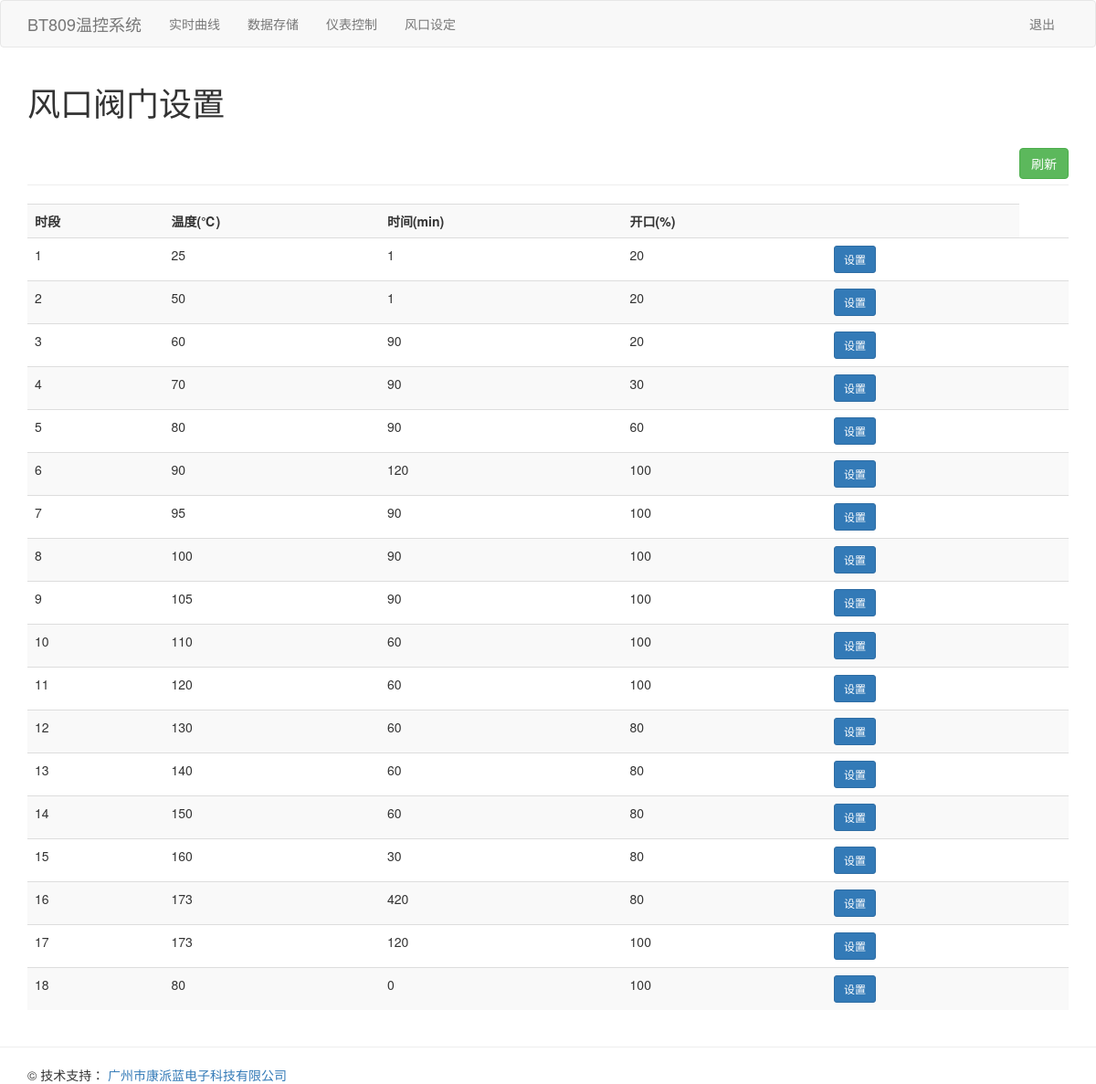
Page /vent (signed in) on the earlier database version.
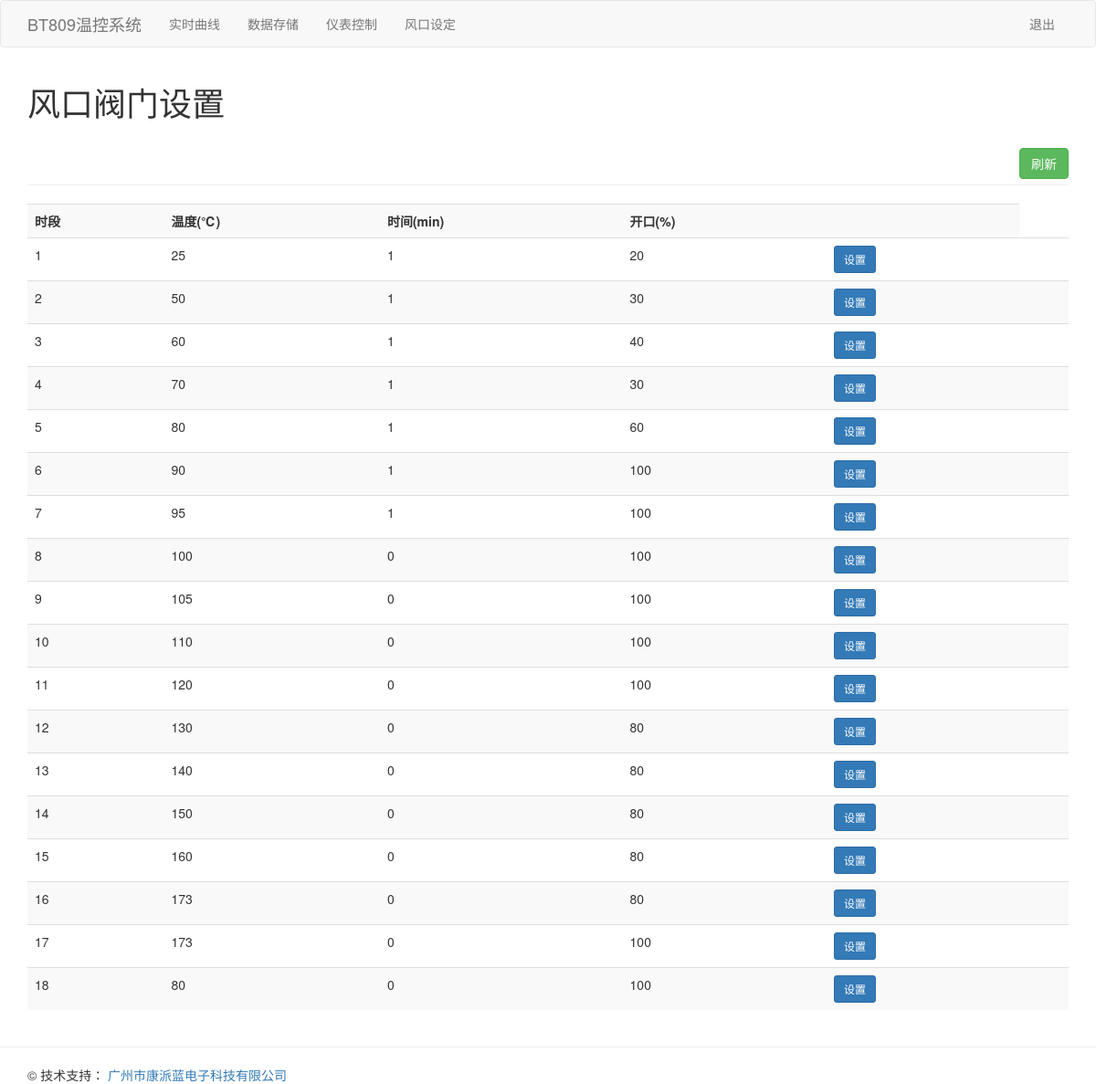
Same page on the later database version.
### tables this page shows
CREATE TABLE vent (
                            ID  INTEGER PRIMARY KEY AUTOINCREMENT,
                            Temp NUMERIC,
                            Time NUMERIC,
                            Size NUMERIC);

### app/views.py (the view)
@app.route('/vent')
@is_logged_in
def vent():
    data = db.vent_select_all()
    return render_template('vent.html', data=data)

### app/models.py (called while the page is built)
    def vent_select_all(self):
        with con:
            sql = """select * from vent """
            cur.execute(sql)
            data = cur.fetchall()
            return data

### app/views.py (called while the page is built)
def is_logged_in(f):
    @wraps(f)
    def wrap(*args, **kwargs):
        if 'logged_in' in session:
            return f(*args, **kwargs)
        else:
            flash('请登陆浏览', 'danger')
            return redirect(url_for('login'))
    return wrap

### app/templates/vent.html
{% extends 'layout.html'%}
{%block body%}
<div class="container">
    <h1>风口阀门设置</h1>
    <br>
    <a href="/vent" class="btn btn-success btn-md pull-right" role="button">刷新</a>&emsp;&emsp;
    <hr>
    <table class="table table-striped">
        <tr>
            <th>时段</th>
            <th>温度(℃)</th>
            <th>时间(min)</th>
            <th>开口(%)</th>
            <th></th>
        </tr>
        {% for row in data %}
        <tr>
            <td>{{row[0]}}</td>
            <td>{{row[1]}}</td>
            <td>{{row[2]}}</td>
            <td>{{row[3]}}</td>
            <td><a href="editvent/{{row[0]}}" class="btn btn-primary btn-sm ">设置</a></td>
            <td>
        </tr>
        {% endfor %}
    </table>
</div>
{% endblock %}

### app/templates/layout.html (shortened to what this page needs)
<!DOCTYPE html>
<html lang="en">
<head>
    <link rel="stylesheet" href="{{ url_for('static', filename='css/bootstrap.min.css') }}">
</head>
<body>
    {% include 'includes/_navbar.html'%}
    {% block body%}{% endblock%}
    {% include 'includes/_footer.html' %}
</body>
</html>

### app/templates/includes/_navbar.html (shortened to what this page needs)
<nav class="navbar navbar-default">
  <div class="container">
    <div class="navbar-header">
      <a class="navbar-brand"  href="/">BT809温控系统</a>
    </div>
    <div id="navbar" class="collapse navbar-collapse ">
      <ul class="nav navbar-nav" style="width:380px">
        <li ><a href="/home" >实时曲线</a></li>
        <li ><a href="/table">数据存储</a></li>
        <li ><a href="/parameter">仪表控制</a></li>
        <li ><a href="/vent">风口设定</a></li>
      </ul>
      <ul class="nav navbar-nav navbar-right">
        {% if session.logged_in %}
        <li><a href="/logout">退出</a></li>
        {% else %}
        <li><a href="/register">注册</a></li>
        <li><a href="/login">登陆</a></li>
        {% endif %}
      </ul>
    </div>
  </div>
</nav>

### app/templates/includes/_footer.html
<hr>
<div class="footer">
        <div class="footer-inner">
            <div class="container">
                <div class="row">
                    <div class="col-md-12 column">
                        © 技术支持： <a href="#">广州市康派蓝电子科技有限公司</a>
                    </div>
                </div>
            </div>
        </div>
    </div>

Differences in the rows shown:
changed vent id 2: Size "20" → "30"
changed vent id 3: Time "90" → "1"; Size "20" → "40"
changed vent id 4: Time "90" → "1"
changed vent id 5: Time "90" → "1"
changed vent id 6: Time "120" → "1"
changed vent id 7: Time "90" → "1"
changed vent id 8: Time "90" → "0"
changed vent id 9: Time "90" → "0"
changed vent id 10: Time "60" → "0"
changed vent id 11: Time "60" → "0"
changed vent id 12: Time "60" → "0"
changed vent id 13: Time "60" → "0"
changed vent id 14: Time "60" → "0"
changed vent id 15: Time "30" → "0"
changed vent id 16: Time "420" → "0"
changed vent id 17: Time "120" → "0"
